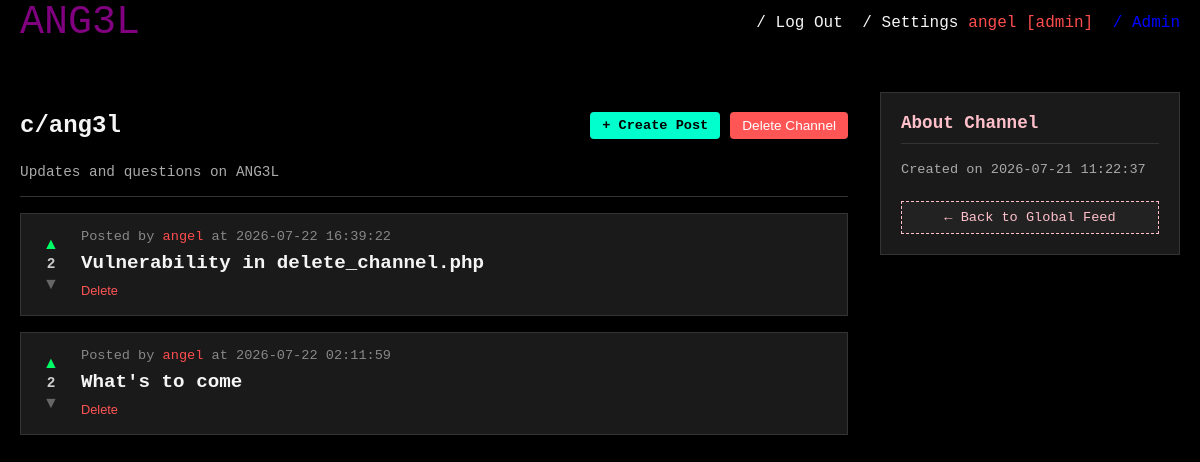
Screenshot of /c/ang3l (signed in) with the database file from the repository.
### tables this page shows
CREATE TABLE subchannels (
    id INTEGER PRIMARY KEY AUTOINCREMENT,
    name TEXT UNIQUE NOT NULL,
    description TEXT,
    created_by INTEGER,
    created_at DATETIME DEFAULT CURRENT_TIMESTAMP,
    FOREIGN KEY (created_by) REFERENCES users(id) ON DELETE SET NULL
);

CREATE TABLE posts (
    id INTEGER PRIMARY KEY AUTOINCREMENT,
    subchannel_id INTEGER NOT NULL,
    user_id INTEGER NOT NULL,
    title TEXT NOT NULL,
    body TEXT NOT NULL,
    votes_count INTEGER DEFAULT 0,
    created_at DATETIME DEFAULT CURRENT_TIMESTAMP,
    FOREIGN KEY (subchannel_id) REFERENCES subchannels(id) ON DELETE CASCADE,
    FOREIGN KEY (user_id) REFERENCES users(id) ON DELETE CASCADE
);

CREATE TABLE users (
    id INTEGER PRIMARY KEY AUTOINCREMENT,
    username TEXT UNIQUE NOT NULL,
    password_hash TEXT NOT NULL,
    is_admin INTEGER DEFAULT 0,
    created_at DATETIME DEFAULT CURRENT_TIMESTAMP
, role TEXT DEFAULT 'member', karma INTEGER DEFAULT 0);

### db.php (called while the page is built, shortened)
<?php
if (!function_exists('getRoleColor')) {
    function getRoleColor($role) {
        switch ($role) {
            case 'admin': return '#FF4D4D';
        }
    }
}

### public/channel.php (the view, shortened to what this page needs)
<?php
require_once __DIR__ . '/../db.php';
$name = $_GET['name'] ?? '';
$stmt_chan = $db->prepare("SELECT * FROM subchannels WHERE name = ?");
$stmt_chan->execute([$name]);
$channel = $stmt_chan->fetch(PDO::FETCH_ASSOC);
$current_logged_in_user = $_SESSION['user_id'] ?? '';
$current_role = $_SESSION['role'] ?? '';
$stmt_posts = $db->prepare("
    SELECT p.*, u.username, u.role, c.name as channel_name,
    (SELECT vote_type FROM votes WHERE user_id = ? AND post_id = p.id) as user_vote
    FROM posts p
    JOIN users u ON p.user_id = u.id
    JOIN subchannels c ON p.subchannel_id = c.id
    WHERE p.subchannel_id = ?
    ORDER BY p.created_at DESC
");
$stmt_posts->execute([$current_logged_in_user, $channel['id']]);
$posts = $stmt_posts->fetchAll(PDO::FETCH_ASSOC);
?>
<!DOCTYPE html>
<html>
<head>
    <link rel="stylesheet" type="text/css" href="/css/header.css">
    <link rel="stylesheet" type="text/css" href="/css/index.css">
</head>
<body>
    <?php include __DIR__ . '/../includes/header.php'; ?>
    <div class="wrapper">
        <div class="feed-container">
            <div style="display: flex; justify-content: space-between; align-items: center;">
                <h2>c/<?php echo htmlspecialchars($channel['name'], ENT_QUOTES, 'UTF-8'); ?></h2>
                <div style="display: flex; gap: 10px; align-items: center;">
                    <?php if (isset($_SESSION['user_id'])): ?>
                        <a href="/create_post.php?channel=<?php echo urlencode($channel['name']); ?>" style="background: #00ffcc; color: #000; padding: 6px 12px; text-decoration: none; font-size: 0.85rem; border-radius: 4px; font-weight: bold;">+ Create Post</a>
                    <?php endif; ?>
                    <?php if ($current_role === 'admin'): ?>
                        <form action="/delete_channel.php" method="POST" onsubmit="return confirm('Are you sure you want to delete this channel and all its posts?');" style="margin: 0;">
                            <button type="submit" style="background: #ff5555; color: white; border: none; padding: 6px 12px; cursor: pointer; font-size: 0.85rem; border-radius: 4px;">Delete Channel</button>
                        </form>
                    <?php endif; ?>
                </div>
            </div>
            <?php if (!empty($channel['description'])): ?>
                <p style="color: #aaa; margin-top: 5px; font-size: 0.9rem;"><?php echo htmlspecialchars($channel['description'], ENT_QUOTES, 'UTF-8'); ?></p>
            <?php endif; ?>
            <hr style="border: 0; border-top: 1px solid #333; margin: 1rem 0;">
            <?php if (empty($posts)): ?>
                <p style="color: gray;">No posts in this channel yet.</p>
            <?php else: ?>
                <?php foreach ($posts as $post): ?>
                    <div class="post-card" data-post-id="<?php echo $post['id']; ?>">
                        <div class="vote-section">
                            <button class="vote-btn upvote <?php echo ($post['user_vote'] == 1) ? 'active' : ''; ?>" onclick="castVote('<?php echo $post['id']; ?>', 1)">▲</button>
                            <span class="vote-count" id="vote-count-<?php echo $post['id']; ?>"><?php echo $post['votes_count']; ?></span>
                            <button class="vote-btn downvote <?php echo ($post['user_vote'] == -1) ? 'active' : ''; ?>" onclick="castVote('<?php echo $post['id']; ?>', -1)">▼</button>
                        </div>
                        <div class="post-content">
                            <div class="meta">
                                Posted by
                                <a href="/u/<?php echo htmlspecialchars($post['username'], ENT_QUOTES, 'UTF-8'); ?>" style="color: <?php echo getRoleColor($post['role']); ?>; text-decoration: none;">
                                    <?php echo htmlspecialchars($post['username'], ENT_QUOTES, 'UTF-8'); ?>
                                </a>
                                at <?php echo $post['created_at']; ?>
                            </div>
                            <a class="post-title" href="/post.php?id=<?php echo $post['id']; ?>"><?php echo htmlspecialchars($post['title'], ENT_QUOTES, 'UTF-8'); ?></a>
                            <?php if (isset($_SESSION['user_id']) && ($_SESSION['user_id'] === $post['user_id'] || $current_role === 'admin')): ?>
                                <div style="margin-top: 0.5rem;">
                                    <form action="/delete_post.php" method="POST" style="display:inline;" onsubmit="return confirm('Are you sure you want to delete this post?');">
                                        <button type="submit" style="background: none; border: none; color: #ff5555; cursor: pointer; font-size: 0.8rem; padding: 0;">Delete</button>
                                    </form>
                                </div>
                            <?php endif; ?>
                        </div>
                    </div>
                <?php endforeach; ?>
            <?php endif; ?>
        </div>
        <div class="sidebar">
            <h3>About Channel</h3>
            <p style="color: #aaa; font-size: 0.85rem;">Created on <?php echo $channel['created_at'] ?? 'N/A'; ?></p>
            <div style="margin-top: 1.5rem; text-align: center;">
                <a href="/index.php" style="display: block; background: #222; color: pink; border: 1px dashed pink; padding: 8px; text-decoration: none; font-size: 0.85rem;">← Back to Global Feed</a>
            </div>
        </div>
    </div>
</body>
</html>

### public/css/header.css (style rules this page uses)
body { background-color: rgb(0, 0, 0); margin: 0; }
a { color: whitesmoke; text-decoration: none; }

### public/css/index.css (style rules this page uses)
body { background: #000000; color: whitesmoke; font-family: "JetBrainsMono NF", monospace; margin: 0; padding-top: 60px; }
.wrapper { width: 100%; max-width: none; margin: 0; padding: 2rem 20px; display: grid; grid-template-columns: 1fr 300px; gap: 2rem; align-items: start; box-sizing: border-box; }
.feed-container { background: transparent; width: 100%; min-width: 0; margin: 0; padding: 0; }
.post-card { display: flex; gap: 15px; background: #1a1a1a; border: 1px solid #333; padding: 15px; margin-bottom: 1rem; align-items: center; }
.post-title { color: whitesmoke; text-decoration: none; font-size: 1.2rem; font-weight: bold; word-break: break-word; }
.meta { font-size: 0.85rem; color: #888; margin-bottom: 8px; }
.vote-section { display: flex; flex-direction: column; align-items: center; min-width: 30px; }
.vote-btn { background: none; border: none; color: #666; cursor: pointer; font-size: 1rem; padding: 0; line-height: 1; }
.vote-btn.upvote.active { color: #00ff66; }
.vote-count { font-size: 0.9rem; font-weight: bold; color: #ccc; margin: 4px 0; }
.post-content { flex: 1; min-width: 0; }
.sidebar { background: #1a1a1a; border: 1px solid #333; padding: 20px; position: sticky; top: 80px; }
.sidebar h3 { margin-top: 0; color: pink; font-size: 1.1rem; border-bottom: 1px solid #333; padding-bottom: 10px; }

### rows the page displays
subchannels: name "ang3l", description "Updates and questions on ANG3L", created_at "2026-07-21 11:22:37"
posts: votes_count "2", user.username "angel", created_at "2026-07-22 16:39:22", title "Vulnerability in delete_channel.php"
posts: votes_count "2", user.username "angel", created_at "2026-07-22 02:11:59", title "What's to come"

### other values shown
$_SESSION['username'] . $role_suffix "angel [admin]"
